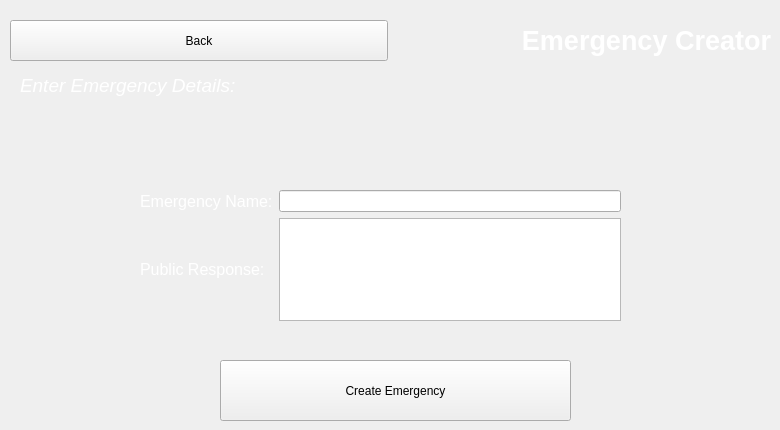
      <widget class="QWidget" name="createEPro">
       <widget class="QWidget" name="gridLayoutWidget_5">
        <property name="geometry">
         <rect>
          <x>140</x>
          <y>190</y>
          <width>481</width>
          <height>131</height>
         </rect>
        </property>
        <layout class="QGridLayout" name="gridLayout_5">
         <item row="0" column="0">
          <widget class="QLabel" name="label_18">
           <property name="font">
            <font>
             <pointsize>12</pointsize>
            </font>
           </property>
           <property name="styleSheet">
            <string notr="true">color:white</string>
           </property>
           <property name="text">
            <string>Emergency Name:</string>
           </property>
          </widget>
         </item>
         <item row="1" column="0">
          <widget class="QLabel" name="label_5">
           <property name="font">
            <font>
             <pointsize>12</pointsize>
            </font>
           </property>
           <property name="styleSheet">
            <string notr="true">color:white</string>
           </property>
           <property name="text">
            <string>Public Response:</string>
           </property>
          </widget>
         </item>
         <item row="0" column="1">
          <widget class="QLineEdit" name="enter1">
           <property name="sizePolicy">
            <sizepolicy hsizetype="Expanding" vsizetype="Fixed">
             <horstretch>0</horstretch>
             <verstretch>0</verstretch>
            </sizepolicy>
           </property>
          </widget>
         </item>
         <item row="1" column="1">
          <widget class="QTextEdit" name="enter2"/>
         </item>
        </layout>
       </widget>
       <widget class="QWidget" name="verticalLayoutWidget_6">
        <property name="geometry">
         <rect>
          <x>220</x>
          <y>360</y>
          <width>351</width>
          <height>61</height>
         </rect>
        </property>
        <layout class="QVBoxLayout" name="verticalLayout_20">
         <item>
          <widget class="QPushButton" name="createEm2">
           <property name="sizePolicy">
            <sizepolicy hsizetype="Minimum" vsizetype="Preferred">
             <horstretch>0</horstretch>
             <verstretch>0</verstretch>
            </sizepolicy>
           </property>
           <property name="text">
            <string>Create Emergency</string>
           </property>
          </widget>
         </item>
        </layout>
       </widget>
       <widget class="QWidget" name="horizontalLayoutWidget_12">
        <property name="geometry">
         <rect>
          <x>20</x>
          <y>70</y>
          <width>741</width>
          <height>31</height>
         </rect>
        </property>
        <layout class="QHBoxLayout" name="horizontalLayout_32">
         <item>
          <widget class="QLabel" name="selectLabel_7">
           <property name="font">
            <font>
             <pointsize>14</pointsize>
             <italic>true</italic>
            </font>
           </property>
           <property name="styleSheet">
            <string notr="true">color:white</string>
           </property>
           <property name="text">
            <string>Enter Emergency Details:</string>
           </property>
          </widget>
         </item>
        </layout>
       </widget>
       <widget class="QWidget" name="layoutWidget_8">
        <property name="geometry">
         <rect>
          <x>10</x>
          <y>20</y>
          <width>761</width>
          <height>41</height>
         </rect>
        </property>
        <layout class="QHBoxLayout" name="horizontalLayout_33">
         <item>
          <widget class="QPushButton" name="backToEView">
           <property name="sizePolicy">
            <sizepolicy hsizetype="Preferred" vsizetype="Preferred">
             <horstretch>0</horstretch>
             <verstretch>0</verstretch>
            </sizepolicy>
           </property>
           <property name="text">
            <string>Back</string>
           </property>
          </widget>
         </item>
         <item>
          <widget class="QLabel" name="simLabel_8">
           <property name="font">
            <font>
             <pointsize>20</pointsize>
             <weight>75</weight>
             <bold>true</bold>
            </font>
           </property>
           <property name="styleSheet">
            <string notr="true">color: white</string>
           </property>
           <property name="text">
            <string>Emergency Creator</string>
           </property>
           <property name="alignment">
            <set>Qt::AlignRight|Qt::AlignTrailing|Qt::AlignVCenter</set>
           </property>
          </widget>
         </item>
        </layout>
       </widget>
      </widget>
